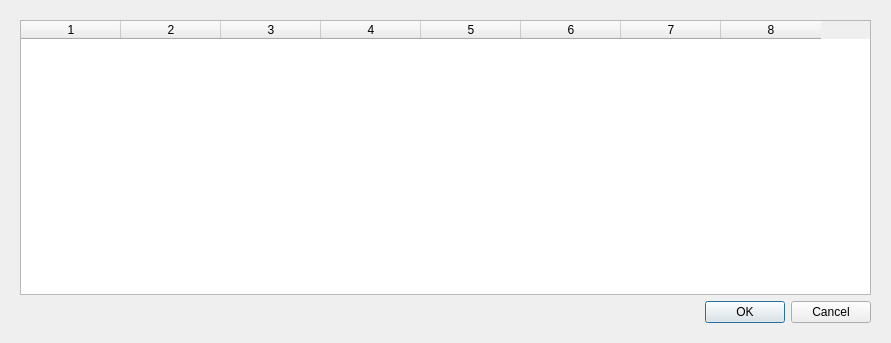
<?xml version="1.0" encoding="UTF-8"?>
<ui version="4.0">
 <class>ViewRacers</class>
 <widget class="QDialog" name="ViewRacers">
  <property name="windowModality">
   <enum>Qt::ApplicationModal</enum>
  </property>
  <property name="geometry">
   <rect>
    <x>0</x>
    <y>0</y>
    <width>891</width>
    <height>343</height>
   </rect>
  </property>
  <property name="windowTitle">
   <string>View Racers</string>
  </property>
  <property name="windowIcon">
   <iconset>
    <normaloff>../../Pinewood PC FULL PROJECT/Innovacio - Pinewood PC/A program es frameworkok/Pinewood PC project files/Saints.ico</normaloff>../../Pinewood PC FULL PROJECT/Innovacio - Pinewood PC/A program es frameworkok/Pinewood PC project files/Saints.ico</iconset>
  </property>
  <layout class="QGridLayout" name="gridLayout">
   <property name="horizontalSpacing">
    <number>6</number>
   </property>
   <item row="1" column="0">
    <widget class="QWidget" name="widget" native="true">
     <layout class="QGridLayout" name="gridLayout_2">
      <item row="1" column="0">
       <widget class="QDialogButtonBox" name="buttonBox">
        <property name="orientation">
         <enum>Qt::Horizontal</enum>
        </property>
        <property name="standardButtons">
         <set>QDialogButtonBox::Cancel|QDialogButtonBox::Ok</set>
        </property>
       </widget>
      </item>
      <item row="0" column="0">
       <widget class="QTableWidget" name="tableWidget">
        <property name="lineWidth">
         <number>2</number>
        </property>
        <property name="alternatingRowColors">
         <bool>false</bool>
        </property>
        <property name="selectionMode">
         <enum>QAbstractItemView::SingleSelection</enum>
        </property>
        <property name="selectionBehavior">
         <enum>QAbstractItemView::SelectRows</enum>
        </property>
        <property name="sortingEnabled">
         <bool>true</bool>
        </property>
        <property name="rowCount">
         <number>0</number>
        </property>
        <property name="columnCount">
         <number>8</number>
        </property>
        <attribute name="horizontalHeaderShowSortIndicator" stdset="0">
         <bool>true</bool>
        </attribute>
        <attribute name="verticalHeaderVisible">
         <bool>false</bool>
        </attribute>
        <column/>
        <column/>
        <column/>
        <column/>
        <column/>
        <column/>
        <column/>
        <column/>
       </widget>
      </item>
     </layout>
    </widget>
   </item>
  </layout>
 </widget>
 <resources/>
 <connections>
  <connection>
   <sender>buttonBox</sender>
   <signal>accepted()</signal>
   <receiver>ViewRacers</receiver>
   <slot>accept()</slot>
   <hints>
    <hint type="sourcelabel">
     <x>248</x>
     <y>254</y>
    </hint>
    <hint type="destinationlabel">
     <x>157</x>
     <y>274</y>
    </hint>
   </hints>
  </connection>
  <connection>
   <sender>buttonBox</sender>
   <signal>rejected()</signal>
   <receiver>ViewRacers</receiver>
   <slot>reject()</slot>
   <hints>
    <hint type="sourcelabel">
     <x>316</x>
     <y>260</y>
    </hint>
    <hint type="destinationlabel">
     <x>286</x>
     <y>274</y>
    </hint>
   </hints>
  </connection>
 </connections>
</ui>
